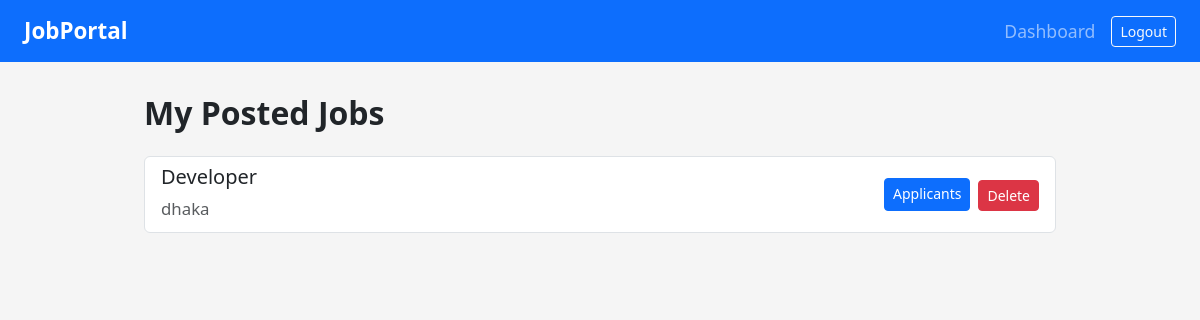
/jobs/my-jobs/ (signed in), run on an earlier commit of the app's database.
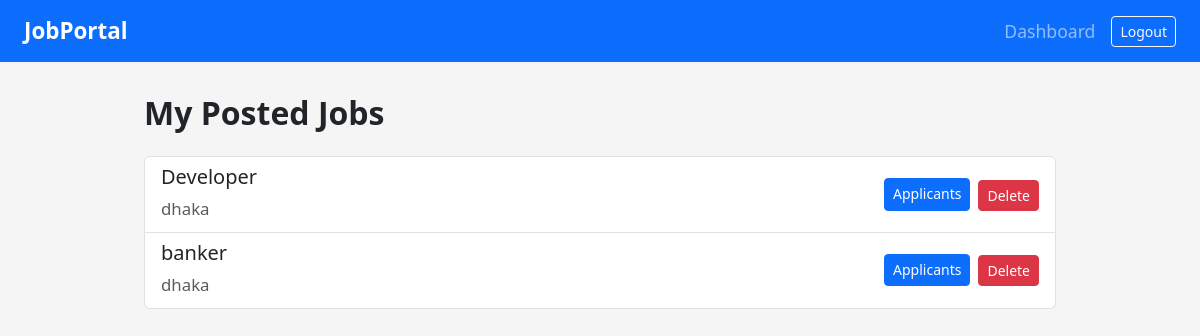
And on a later commit of the database.
### jobs/models.py (models this page shows, shortened)
class Job(models.Model):
    title = models.CharField(max_length=100)
    company_name = models.CharField(max_length=100)
    location = models.CharField(max_length=100)
    description = models.TextField()
    posted_by = models.ForeignKey(settings.AUTH_USER_MODEL, on_delete=models.CASCADE)
    created_at = models.DateTimeField(auto_now_add=True)

### jobs/views.py (the view)
# urls.py: path('my-jobs/', views.my_jobs, name='my_jobs'),
@login_required
def my_jobs(request):
    if request.user.role != 'employer':
        return redirect('dashboard')
    jobs = Job.objects.filter(posted_by=request.user)
    return render(request, 'jobs/my_jobs.html', {'jobs': jobs})

### templates/jobs/my_jobs.html (shortened to what this page needs)
{% extends 'base.html' %}
{% block content %}
<div class="container">
  <h2 class="mb-4">My Posted Jobs</h2>
  {% if jobs %}
    <div class="list-group">
      {% for job in jobs %}
        <div class="list-group-item d-flex justify-content-between align-items-center">
          <div>
            <h5 class="mb-1">{{ job.title }}</h5>
            <small class="text-muted">{{ job.location }}</small>
          </div>
          <div class="d-flex gap-2">
            <a href="{% url 'applicants_list' job.id %}" class="btn btn-primary btn-sm">Applicants</a>
            <form method="post" action="{% url 'delete_job' job.id %}" onsubmit="return confirm('Are you sure you want to delete this job?');">
              <button type="submit" class="btn btn-danger btn-sm">Delete</button>
            </form>
          </div>
        </div>
      {% endfor %}
    </div>
  {% else %}
    <p>You haven't posted any jobs yet.</p>
  {% endif %}
</div>
{% endblock %}

What changed in the data, as far as the page shows it:
added Job: title "banker", location "dhaka"
